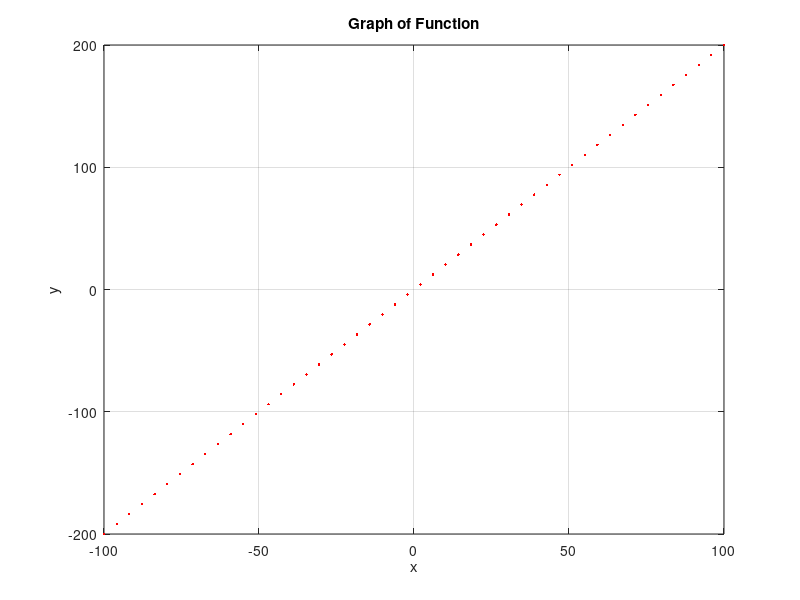
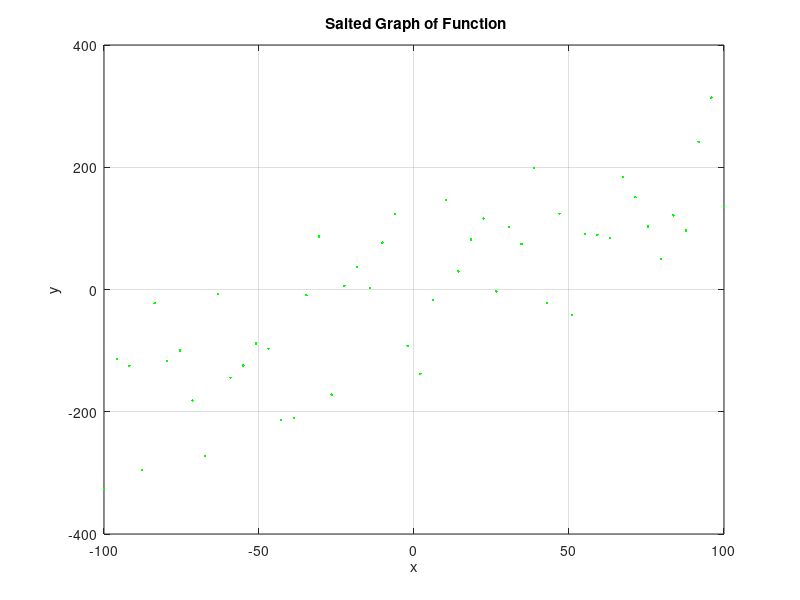
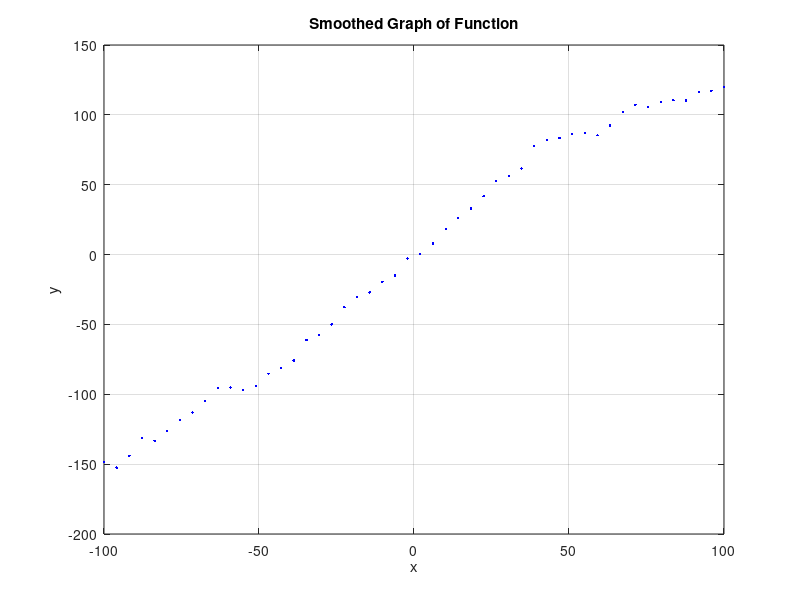

Write MATLAB code to recreate these figures, in order.
% References
% Creating multiple plot windows.
% https://docs.octave.org/v4.4.0/Multiple-Plot-Windows.html
% Setting the size and positions of plot windows.
% https://lists.gnu.org/archive/html/help-octave/2009-08/msg00184.html
% Generate random numbers.
% https://docs.octave.org/v6.4.0/Random-Number-Generation.html
% Conditional statements in Octave.
% https://docs.octave.org/latest/The-if-Statement.html
% Calculating the moving average over a sliding window.
% https://docs.octave.org/v6.3.0/Statistics-on-Sliding-Windows-of-Data.html
% Linearspace
% https://octave.sourceforge.io/octave/function/linspace.html
% https://www.quora.com/How-does-Octaves-linspace-function-work-internally

% Plotting the function y = mx + b with a slope value of 2 from x = -100 to x = 100.
b = 0;
m = 2;
xBeginning = -100;
xEnd = 100;
numberOfPoints = 50;
x = linspace(xBeginning, xEnd, numberOfPoints);
y = m * x + b;

figure(1,"position", [5,400,550,500]);
plot(x, y, ".r");
title("Graph of Function");
xlabel("x");
ylabel("y");
grid on;

% Salting and plotting the function.
for i = 1:length(x)
    adjust = randi(150);
    if randi([0, 1]) == 0
        y(i) += adjust;
    else
        y(i) -= adjust;
    end
end

figure(2,"position", [550,400,550,500]);
plot(x, y, ".g");
title(" Salted Graph of Function");
xlabel("x");
ylabel("y");
grid on;

% Smoothing and plotting the previously salted function with a window value of 30.
windowValue = 30;
average = movmean(y, windowValue);

figure(3,"position", [1100,400,550,500]);
plot(x, average, ".b");
title("Smoothed Graph of Function");
xlabel("x");
ylabel("y");
grid on;



